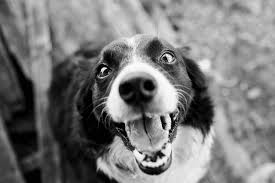
#> input picture EEE444-lab1/images/download.jpeg, 275 x 183 px
$ python -i binary.py   (imports and definitions only)
#> lines starting #> are read from the running program, lines starting #| are printed output that depends on the picture; after the words box and inside, x2 and y2 are one past the last pixel; in counts of white or black regions, pixels touching at a corner belong together
import cv2
import numpy as np

def convert_to_binary(img_rgb, threshold=127):
    """Convert RGB image to binary using a given threshold."""
    gray = cv2.cvtColor(img_rgb, cv2.COLOR_RGB2GRAY)
    _, binary = cv2.threshold(gray, threshold, 255, cv2.THRESH_BINARY)
    return cv2.cvtColor(binary, cv2.COLOR_GRAY2RGB)

def convert_to_grayscale(img_rgb):
    """Convert RGB image to grayscale and return as RGB format."""
    gray = cv2.cvtColor(img_rgb, cv2.COLOR_RGB2GRAY)
    return cv2.cvtColor(gray, cv2.COLOR_GRAY2RGB)

def process_binary_operations(img_rgb, operation="binary", threshold=127):
    """
    Process image with binary operations.

    Args:
        img_rgb: Input RGB image as numpy array
        operation: Type of operation - "binary", "grayscale", or "both"
        threshold: Threshold value for binary conversion (0-255)

    Returns:
        Processed image as RGB numpy array
    """
    if operation == "grayscale":
        return convert_to_grayscale(img_rgb)
    elif operation == "binary":
        return convert_to_binary(img_rgb, threshold)
    elif operation == "both":
        # First convert to grayscale, then to binary
        gray_rgb = convert_to_grayscale(img_rgb)
        return convert_to_binary(gray_rgb, threshold)
    else:
        # Default to binary if unknown operation
        return convert_to_binary(img_rgb, threshold)

>>> import cv2
>>> picture = cv2.cvtColor(cv2.imread('images/download.jpeg'), cv2.COLOR_BGR2RGB)
#> picture is the input picture: shape (183, 275, 3); min 0, max 255, mean 120.7
>>> result = process_binary_operations(picture)
#> in convert_to_binary, `_, binary = cv2.threshold(gray, threshold, 255, cv2.THRESH_BINARY)`:
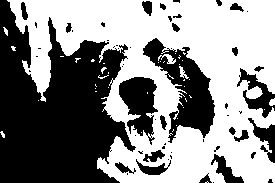
#> binary: shape (183, 275); 54.2% white; 57 black regions (33 under 20 px), largest, box (x1, y1, x2, y2) and area: (0, 0, 136, 183) 15531, (143, 38, 215, 143) 3055, (119, 77, 158, 145) 1532

$ run again, on EEE444-lab1/images/subject1.jpeg
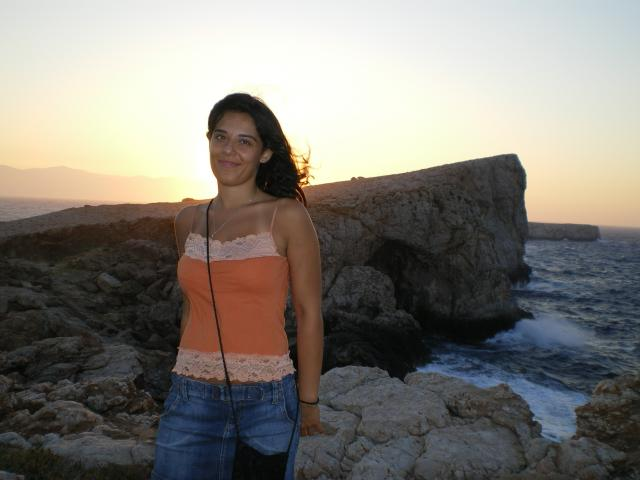
#> input picture EEE444-lab1/images/subject1.jpeg, 640 x 480 px
#> in convert_to_binary, `gray = cv2.cvtColor(img_rgb, cv2.COLOR_RGB2GRAY)`:
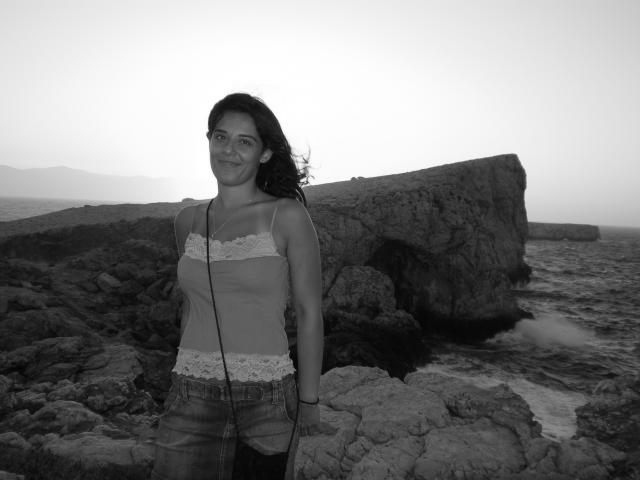
#> gray: shape (480, 640); min 0, max 255, mean 125.7
#> in convert_to_binary, `_, binary = cv2.threshold(gray, threshold, 255, cv2.THRESH_BINARY)`:
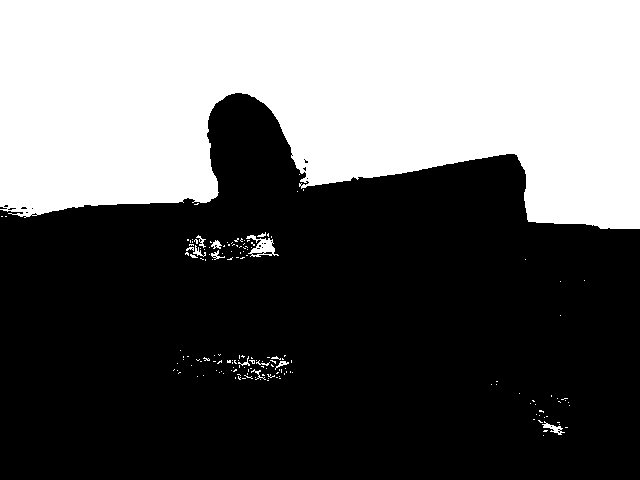
#> binary: shape (480, 640); 38.8% white; 164 white regions (151 under 20 px), largest, box (x1, y1, x2, y2) and area: (0, 0, 640, 229) 117914, (246, 235, 279, 257) 320, (542, 421, 565, 435) 110
